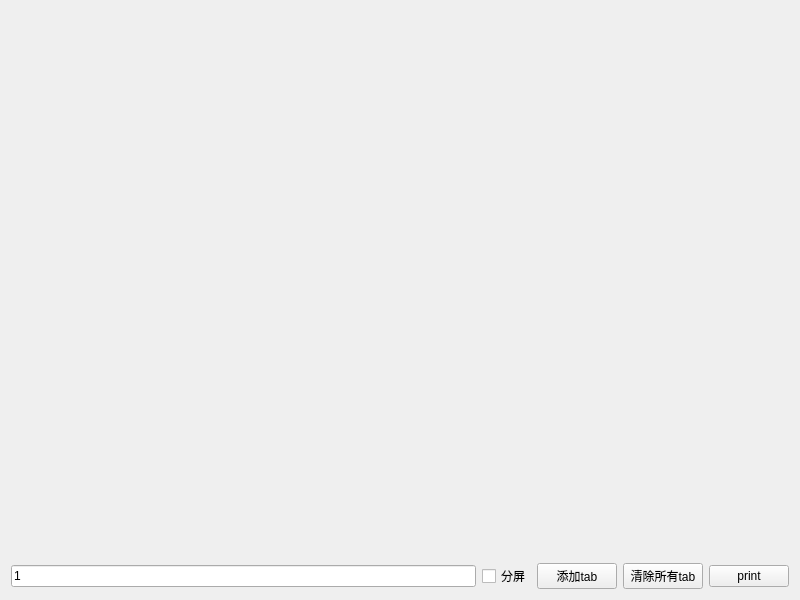
<?xml version="1.0" encoding="UTF-8"?>
<ui version="4.0">
 <class>Widget</class>
 <widget class="QWidget" name="Widget">
  <property name="geometry">
   <rect>
    <x>0</x>
    <y>0</y>
    <width>800</width>
    <height>600</height>
   </rect>
  </property>
  <property name="windowTitle">
   <string>Widget</string>
  </property>
  <layout class="QVBoxLayout" name="verticalLayout">
   <item>
    <widget class="TabContainer" name="widget" native="true">
     <property name="sizePolicy">
      <sizepolicy hsizetype="Preferred" vsizetype="MinimumExpanding">
       <horstretch>0</horstretch>
       <verstretch>0</verstretch>
      </sizepolicy>
     </property>
    </widget>
   </item>
   <item>
    <layout class="QHBoxLayout" name="horizontalLayout">
     <item>
      <widget class="QLineEdit" name="lineEdit">
       <property name="text">
        <string>1</string>
       </property>
      </widget>
     </item>
     <item>
      <widget class="QCheckBox" name="checkBox">
       <property name="text">
        <string>分屏</string>
       </property>
      </widget>
     </item>
     <item>
      <widget class="QPushButton" name="pushButton">
       <property name="text">
        <string>添加tab</string>
       </property>
      </widget>
     </item>
     <item>
      <widget class="QPushButton" name="pushButton_2">
       <property name="text">
        <string>清除所有tab</string>
       </property>
      </widget>
     </item>
     <item>
      <widget class="QPushButton" name="pushButton_3">
       <property name="text">
        <string>print</string>
       </property>
      </widget>
     </item>
    </layout>
   </item>
  </layout>
 </widget>
 <customwidgets>
  <customwidget>
   <class>TabContainer</class>
   <extends>QWidget</extends>
   <header>../../../../TabWidget/tabwidget.h</header>
   <container>1</container>
  </customwidget>
 </customwidgets>
 <resources/>
 <connections/>
</ui>
